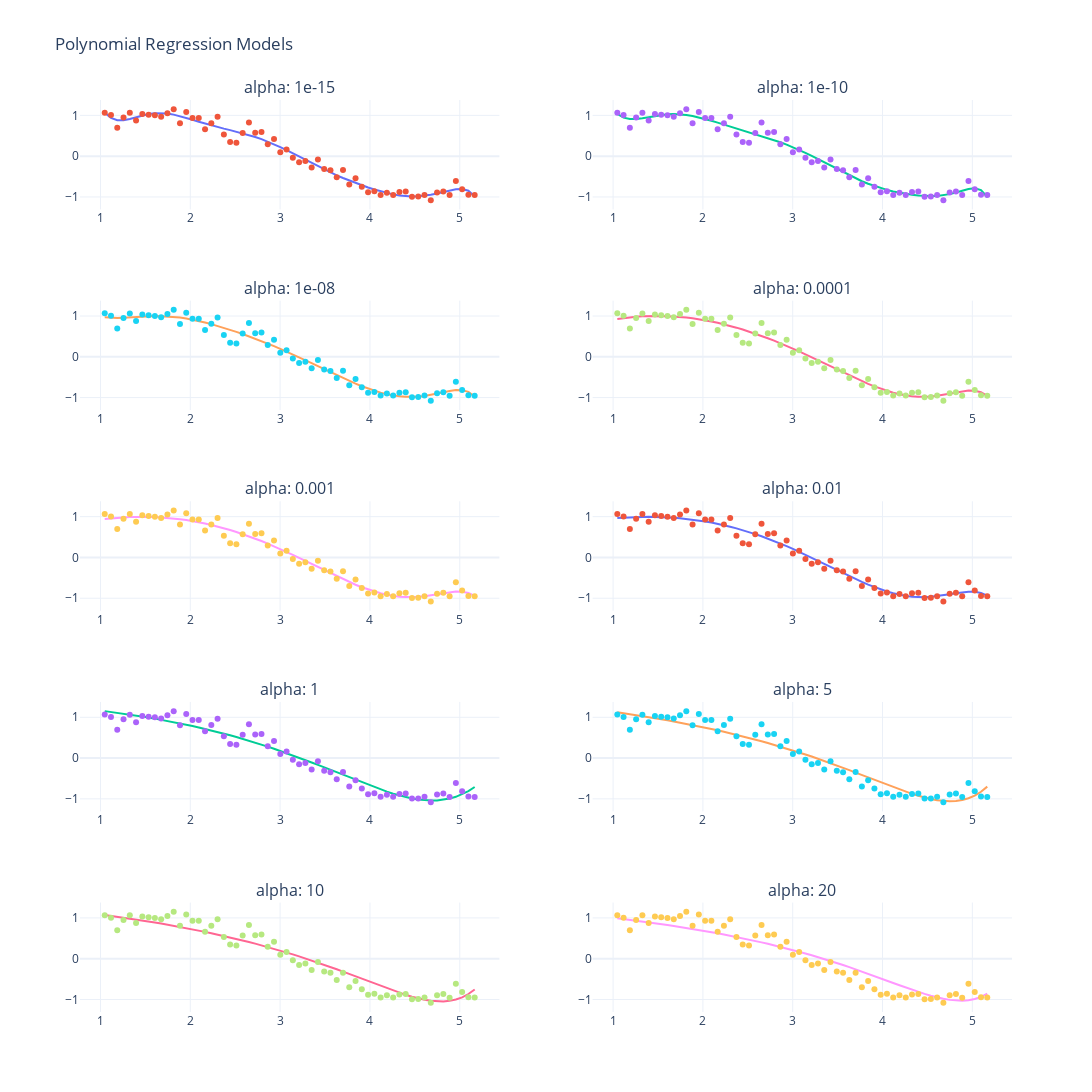

Source (notebook cell):
### Markdown cell above
#### Function for ridge regression

### Code cell
def ridge_regression(data, alpha, predictors):
    scaler = StandardScaler()
    x_train = scaler.fit_transform(data[predictors])
    y_train = data['y_noise']
    
    ridge = Ridge(alpha=alpha)
    ridge.fit(x_train, y_train)
    
    y_pred = ridge.predict(x_train)
    
    rss = sum((y_pred - y_train)**2)
    ret = [rss]
    ret.extend([ridge.intercept_])
    ret.extend(ridge.coef_)
    
    return y_pred, ret

predictors = ['x']
predictors.extend(['x_%d'%i for i in range(2,16)])

alpha_ridge = [1e-15, 1e-10, 1e-8, 1e-4, 1e-3,1e-2, 1, 5, 10, 20]
fig = make_subplots(rows=5, cols=2, subplot_titles=[f'alpha: {a}' for a in alpha_ridge])
row, col = 1, 1

for i, alpha in enumerate(alpha_ridge):  
    y_pred, _ = ridge_regression(data, alpha, predictors)
    
    fig.add_trace(go.Scatter(x=data['x'], y=y_pred,          mode='lines',   name=f'Predicted (Alpha {alpha})', showlegend=False), row=row, col=col)
    fig.add_trace(go.Scatter(x=data['x'], y=data['y_noise'], mode='markers', name=f'Actual (Alpha {alpha})',    showlegend=False), row=row, col=col)
    
    col += 1
    if col > 2:  # Move to the next row after 2 columns
        col = 1
        row += 1

fig.update_layout(
    height      =    1500,  
    width       =    1500,   
    title       =    'Polynomial Regression Models',
    template    =    'plotly_white'
)  

fig.show()
